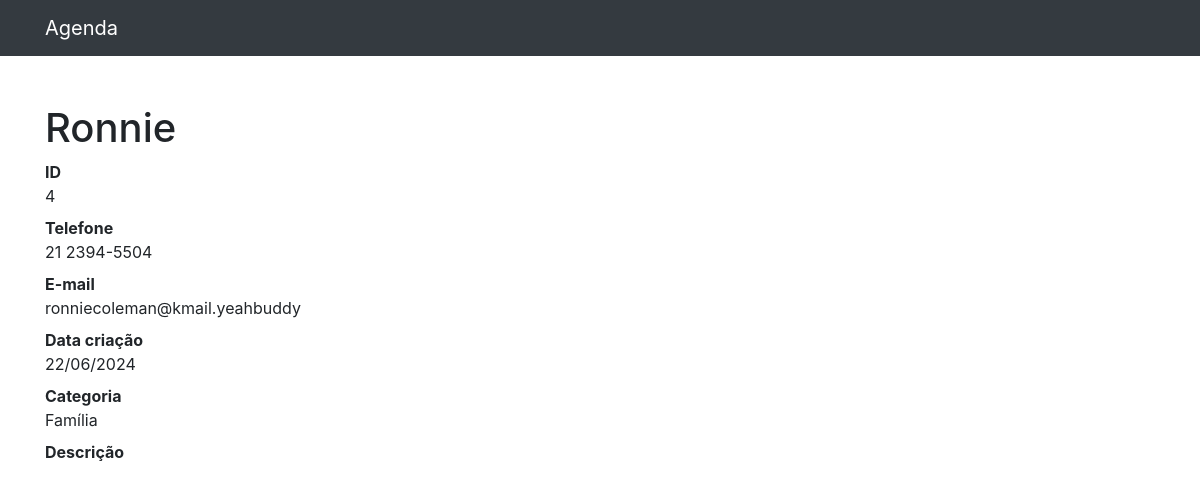
/4, run on an earlier commit of the app's database.
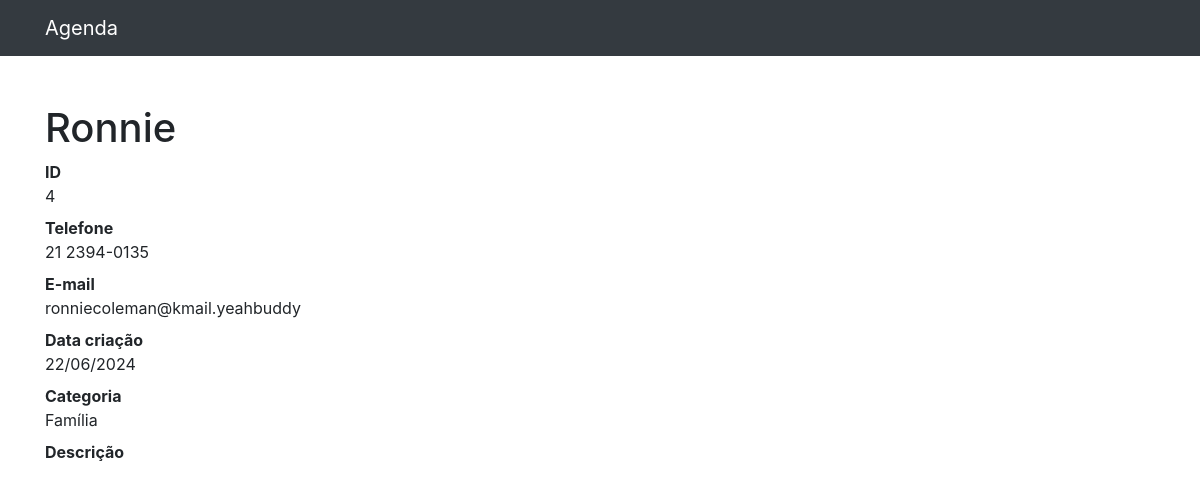
And on a later commit of the database.
### contatos/models.py (models this page shows, shortened)
class Contato(models.Model):
    nome = models.CharField(max_length=255)
    sobrenome = models.CharField(max_length=255, blank=True)
    telefone = models.CharField(max_length=255)
    email = models.CharField(max_length=255, blank=True)
    data_criacao = models.DateTimeField(default=timezone.now)
    descricao = models.TextField(blank=True)
    categoria = models.ForeignKey(Categoria, on_delete=models.DO_NOTHING)
    mostrar = models.BooleanField(default=True)

class Categoria(models.Model):
    nome = models.CharField(max_length=255)
    def __str__(self):
        return self.nome

### contatos/views.py (the view)
# urls.py: path('<int:contato_id>', views.ver_contato, name='ver_contato'),
def ver_contato(request, contato_id):
    contato = get_object_or_404(Contato, id=contato_id)
    if not contato.mostrar:
        raise Http404()
    return render(request,'contatos/ver_contato.html', {
        'contato': contato
    })

### contatos/templates/contatos/ver_contato.html (shortened to what this page needs)
{% extends 'base.html' %}
{% block 'conteudo' %}
<h1 class="mt-5">{{ contato.nome }}</h1>
<dl>
  <dt>ID</dt>
  <dd>{{ contato.id }}</dd>
  <dt>Telefone</dt>
  <dd>{{ contato.telefone }}</dd>
  <dt>E-mail</dt>
  <dd>{{ contato.email }}</dd>
  <dt>Data criação</dt>
  <dd>{{ contato.data_criacao|date:'d/m/Y'}}</dd>
  <dt>Categoria</dt>
  <dd>{{ contato.categoria }}</dd>
  <dt>Descrição</dt>
</dl>
{% endblock %}

### templates/base.html (shortened to what this page needs)
{% load static %}
<!DOCTYPE html>
<html lang="pt">
<head>
    {% include 'parciais/_head.html' %}
</head>
<body>
    {% include 'parciais/_nav.html' %}
  <div class="container">
    <div class="row">
      <div class="col-lg-12">
        {%block 'conteudo'%} {%endblock%}
      </div>
    </div>
  </div>
</body>
</html>

### templates/parciais/_head.html (shortened to what this page needs)
{% load static %}
<link href="{% static 'vendor/bootstrap/css/bootstrap.min.css' %}" rel="stylesheet">

### templates/parciais/_nav.html (shortened to what this page needs)
{% load static %}
<nav class="navbar navbar-expand-lg navbar-dark bg-dark static-top">
    <div class="container">
      <a class="navbar-brand" href="{% url 'index' %}">Agenda</a>
    </div>
  </nav>

What changed in the data, as far as the page shows it:
changed Contato "Ronnie": telefone "21 2394-5504" → "21 2394-0135"
